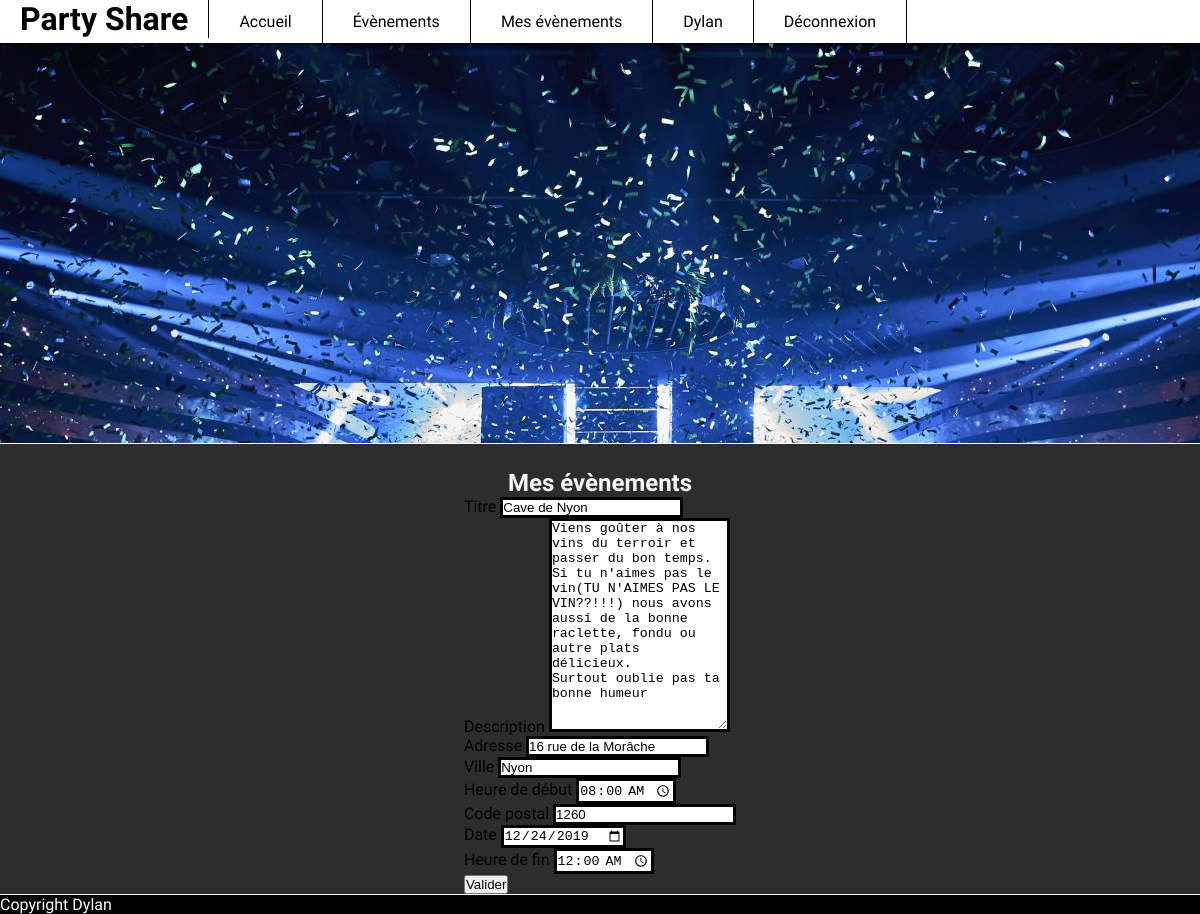
The app's page /pages/modifierEvents.php?id=3 (signed in) with its own data.
### tables this page shows
CREATE TABLE `evenements` (
  `IdEvenements` int(11) NOT NULL,
  `Titre` varchar(45) NOT NULL,
  `Description` text NOT NULL,
  `Adresse` varchar(100) NOT NULL,
  `CodePostal` int(5) NOT NULL,
  `Ville` varchar(45) NOT NULL,
  `Date` date NOT NULL,
  `HeureDebut` time NOT NULL,
  `HeureFin` time NOT NULL,
  `Type` enum('Public','Privé') NOT NULL,
  `DateCreation` date NOT NULL,
  `Utilisateurs_idUtilisateur` int(11) NOT NULL
);

### pages/fonction.php (called while the page is built, shortened)
<?php
function VerifierConnection()
{
    if (isset($_SESSION['User']['Email'])) {
        if ($_SESSION['User']['Email'] != "") {
            return true;
        }
    } else
        return false;
}
function AfficherEvenementModifier($idEvenements)
{
    global $dbc;
    $req = $dbc->prepare("SELECT *  FROM evenements e   WHERE IdEvenements=:idEvenements");
    $req->execute(array('idEvenements' => $idEvenements));
    return $req->fetch(PDO::FETCH_ASSOC);
}

### pages/modifierEvents.php (the view, shortened to what this page needs)
<?php
include('./fonction.php');
if (isset($_GET['id'])) {
    $idEvenements = $_GET['id'];
    $AfficherEvenementModifier = AfficherEvenementModifier($idEvenements);
}
include '../main/header.php';
include '../main/menu.php';
?>
<div class="coverCadre">
</div>
<div id="topBody"></div>
<div class="uk-container uk-margin">
    <section class="centerFlex">
        <?php
        if (VerifierConnection()) {
        ?>
        <h1>Mes évènements</h1>
        <div id="cadreModifierEvents" class="uk-card uk-card-default uk-width-1-2@m">
            <div class="uk-card-body">
                <form enctype="multipart/form-data" action="" method="post">
                    <div class="uk-margin">
                        <label>Titre</label>
                        <input tabindex="1" type="text" class="uk-input"
                               value="<?= $AfficherEvenementModifier['Titre'] ?>" required name="titre"/>
                    </div>
                    <div class="uk-margin">
                        <label>Description</label>
                        <textarea tabindex="1" class="uk-input" type="text"
                                  name="description"><?= $AfficherEvenementModifier['Description'] ?></textarea>
                    </div>
                    <div class="uk-column-1-2">
                        <div class="uk-margin">
                            <label>Adresse</label>
                            <input tabindex="1" type="text" class="uk-input"
                                   value="<?= $AfficherEvenementModifier['Adresse'] ?>" required name="adresse"/>
                        </div>
                        <div class="uk-margin">
                            <label>Ville</label>
                            <input tabindex="3" type="text" class="uk-input"
                                   value="<?= $AfficherEvenementModifier['Ville'] ?>" required name="ville"/>
                        </div>
                        <div class="uk-margin">
                            <label>Heure de début</label>
                            <input tabindex="4" type="time" class="uk-input"
                                   value="<?= $AfficherEvenementModifier['HeureDebut'] ?>" required name="heureD"/>
                        </div>
                        <div class="uk-margin">
                            <label>Code postal</label>
                            <input tabindex="2" type="text" class="uk-input"
                                   value="<?= $AfficherEvenementModifier['CodePostal'] ?>" required name="codePostal"/>
                        </div>
                        <div class="uk-margin">
                            <label>Date</label>
                            <input tabindex="3" type="Date" class="uk-input"
                                   value="<?= $AfficherEvenementModifier['Date'] ?>" required name="date"/>
                        </div>
                        <div class="uk-margin">
                            <label>Heure de fin</label>
                            <input tabindex="4" type="time" class="uk-input"
                                   value="<?= $AfficherEvenementModifier['HeureFin'] ?>" required name="heureF"/>
                        </div>
                    </div>
                    <div class="uk-card-footer">
                        <button class="uk-button uk-button-default styleButton " type="submit"
                                name="ValiderModification">Valider
                        </button>
                    </div>
                </form>
            </div>
            <?php
            } else {
                header('Location: ../index.php');
            }
            ?>
    </section>
</div>
<?php
include '../main/footer.php';
?>
</html>

### css/index.css (style rules this page uses)
* { margin: 0; padding: 0; height: auto; }
input, select, textarea { border: solid black !important; }
textarea { height: 26vh !important; }
label { color: black; }
body { font-family: 'Marmelad', sans-serif; color: white; background: #2d2d2d; }
h1 { color: #f6f6f6 !important; }
.centerFlex { display: flex; align-items: center; justify-content: center; flex-direction: column; }
.coverCadre { height: 50vh; max-height: 100%; overflow: hidden; border-bottom: 1px solid white; background: url(../images/cover.jpg) no-repeat bottom fixed; }
#topBody { height: 25px; }

### records on screen
evenements: titre "Cave de Nyon", description "Viens goûter à nos vins du terroir et passer du bon temps. Si tu n'aimes pas le vin(TU N'AIMES PAS LE VIN??!!!) nous avons aussi de la bonne raclette, fondu ou autre plats délicieux. Surtout oublie pas ta bonne humeur", adresse "16 rue de la Morâche", ville "Nyon", heureD "08:00:00", codePostal "1260", date "12/24/2019", heureF "00:00:00"

### other values on screen
$_SESSION['User']['Prenom'] "Dylan"
